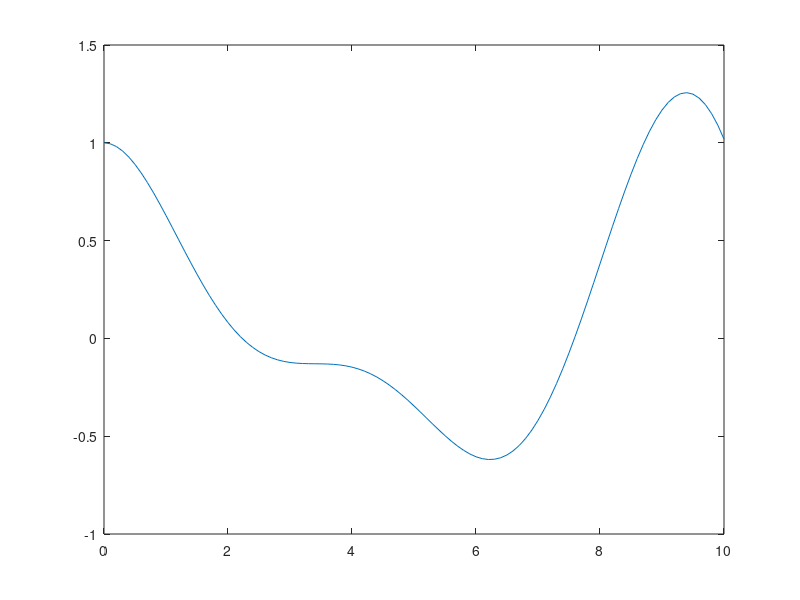

This chart was generated by the following MATLAB code:
m = 1; % mass
k = 1; % spring constant
c = 0.1; % damping coefficient
F0 = 0.5; % Amplitude of the force
omega = 1; % Frequency of the force

A = [0     1;
    -k/m -c/m];
B = [0; 1/m];
C = [1 0]; % Output is the position
D = 0;

sys = ss(A, B, C, D); % Create state-space model

t = 0:0.1:10; % Time vector
x0 = [1; 0]; % Initial conditions (position = 1, velocity = 0)
u = F0 * sin(omega * t); % Sinusoidal input force

[y, t, x] = lsim(sys, u, t, x0); % Simulate the system

plot(t, y); % Plot the position over time
